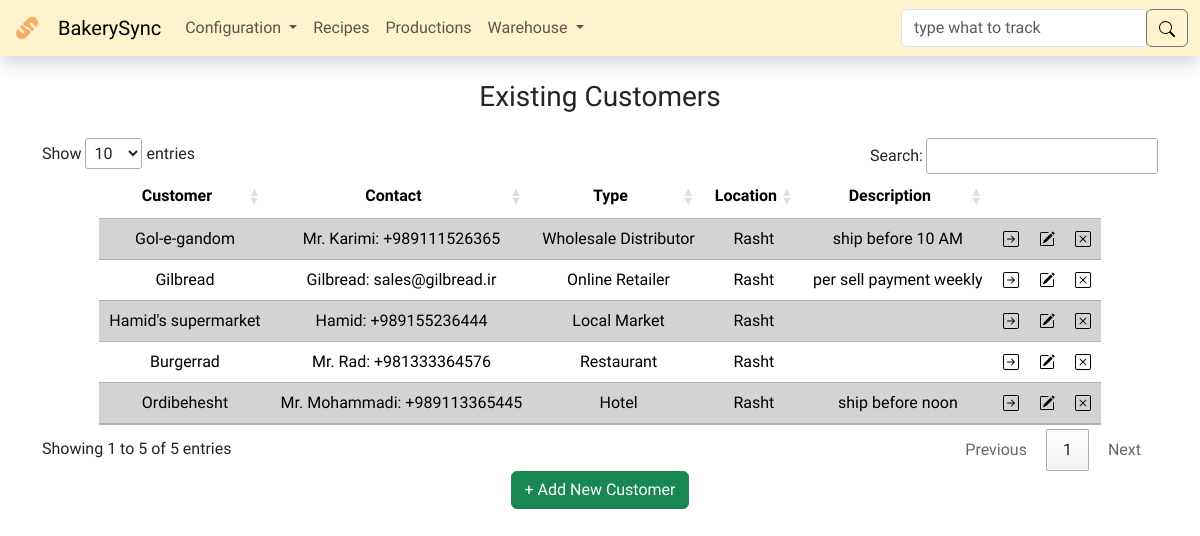
The app's page /customers/ with its own data.
### models.py (models this page shows, shortened)
class BaseModel(db.Model):
    __abstract__ = True
    id = db.Column(db.Integer, primary_key=True)

class Customer(BaseModel):
    name = db.Column(db.String(255), unique=True, nullable=False)
    contact_person = db.Column(db.String(255))
    contact_information = db.Column(db.String(255))
    type = db.Column(db.String(255))
    location = db.Column(db.String(255))
    description = db.Column(db.String(255))
    shipments = db.relationship('ProductShipment', backref='customer')

### routes/customers.py (the view)
@customers_bp.route('/', methods=['GET', 'POST'])
def customers():
    if request.method == 'POST':
        name = request.form['name'].capitalize()
        contact_person = request.form['contact_person'].title()
        contact_information = request.form['contact_information']
        type = request.form['type'].title()
        location = request.form['location'].title()
        description = request.form['description']
        new_customer = Customer(
            name=name,
            contact_person=contact_person,
            contact_information=contact_information,
            type=type,
            location=location,
            description=description
        )
        try:
            db.session.add(new_customer)
            db.session.commit()
            flash('New customer added successfully', 'success')
            return redirect(url_for('customers.customers'))
        except Exception as e:
            if 'UNIQUE constraint failed: customer.name' in str(e):
                flash(
                    f'Can not add another customer with the name {name}. customer name must be unique. Please choose a different name.', 'warning')
            else:
                flash(f'Error: {str(e)}', 'warning')
            db.session.rollback()  # Rollback any changes to the database
            return redirect(url_for('customers.customers'))
    else:
        customers = Customer.query.all()
        return render_template('customers.html', customers=customers)

### app.py (called while the page is built)
@app.after_request
def after_request(response):
    response.headers["Cache-Control"] = "no-cache, no-store, must-revalidate"
    response.headers["Expires"] = 0
    response.headers["Pragma"] = "no-cache"
    return response

@app.template_filter('escape_html')
def escape_html_filter(s):
    result = ""
    for c in s:
        if c in ["'", '"']:
            result += "\\" + c
        else:
            result += c
    return result

### templates/customers.html (shortened to what this page needs)
{% extends "layout.html" %}
{%block main %}
<div class="container mx-auto text-center">
  <h3 class="my-4">Existing Customers</h3>
  <table id="customer_table" class="table table-striped w-auto mx-auto">
    <thead>
      <tr>
        <th>Customer</th>
        <th>Contact</th>
        <th>Type</th>
        <th>Location</th>
        <th>Description</th>
        <th></th>
        <th></th>
        <th></th>
      </tr>
    </thead>
    <tbody>
      {% for customer in customers %}
      <tr>
        <td>{{ customer.name }}</td>
        <td>{{ customer.contact_person }}: {{ customer.contact_information }}</td>
        <td>{{ customer.type }}</td>
        <td>{{ customer.location }}</td>
        <td>{{ customer.description }}</td>
        <td>
          <form action="{{ url_for('customers.track') }}" method="post">
            <input
              type="image"
              src="/static/icons/arrow-right-square.svg"
              alt="track"
              name="customer_track"
              title="Track {{ customer.name }}"
            />
          </form>
        </td>
        <td>
          <img
            src="/static/icons/pencil-square.svg"
            alt="edit"
            name="customer_edit"
            type="button"
            class="edit-customer"
            title="Edit {{ customer.name }}"
            data-bs-toggle="offcanvas"
            data-bs-target="#EditCanvas"
            aria-controls="EditCanvas"
            onclick="populateCanvas(
              '{{ customer.id }}',
              '{{ customer.name|escape_html }}',
              '{{ customer.contact_person|escape_html }}',
              '{{ customer.contact_information|escape_html }}',
              '{{ customer.type|escape_html }}',
              '{{ customer.location|escape_html }}',
              '{{ customer.description|escape_html }}'
            );"
          />
        </td>
        <td>
          <form
            id="del-{{ customer.id }}"
            action="{{ url_for('customers.delete_customer') }}"
            method="post"
          >
            <img
              src="/static/icons/x-square.svg"
              alt="delete"
              name="customer_delete"
              type="submit"
              title="Delete {{ customer.name }}"
              onclick="return confirmDelete('del-{{ customer.id }}', '{{ customer.name|escape_html }}');"
            />
          </form>
        </td>
      </tr>
      {% endfor %}
    </tbody>
  </table>
  <button
    class="btn btn-success"
    type="button"
    data-bs-toggle="offcanvas"
    data-bs-target="#AddCanvas"
    aria-controls="AddCanvas"
  >
    + Add New Customer
  </button>
</div>
{% endblock %}

### static/styles.css (style rules this page uses)
body { font-family: "Dosis", sans-serif; }
table input { border: none; background: transparent; padding: 0; vertical-align: middle; }
td form, td strong { display: inline; }
table.dataTable thead th, table.dataTable thead td, table.dataTable tfoot th, table.dataTable tfoot td { text-align: center; }
.table { --bs-table-striped-bg: lightgray; }
td { vertical-align: middle; }

### records on screen
Customer: name "Gol-e-gandom", contact_person "Mr. Karimi", contact_information "+989111526365", type "Wholesale Distributor", location "Rasht", description "ship before 10 AM"
Customer: name "Gilbread", contact_person "Gilbread", contact_information "sales@gilbread.ir", type "Online Retailer", location "Rasht", description "per sell payment weekly"
Customer: name "Hamid's supermarket", contact_person "Hamid", contact_information "+989155236444", type "Local Market", location "Rasht"
Customer: name "Burgerrad", contact_person "Mr. Rad", contact_information "+981333364576", type "Restaurant", location "Rasht"
Customer: name "Ordibehesht", contact_person "Mr. Mohammadi", contact_information "+989113365445", type "Hotel", location "Rasht", description "ship before noon"
